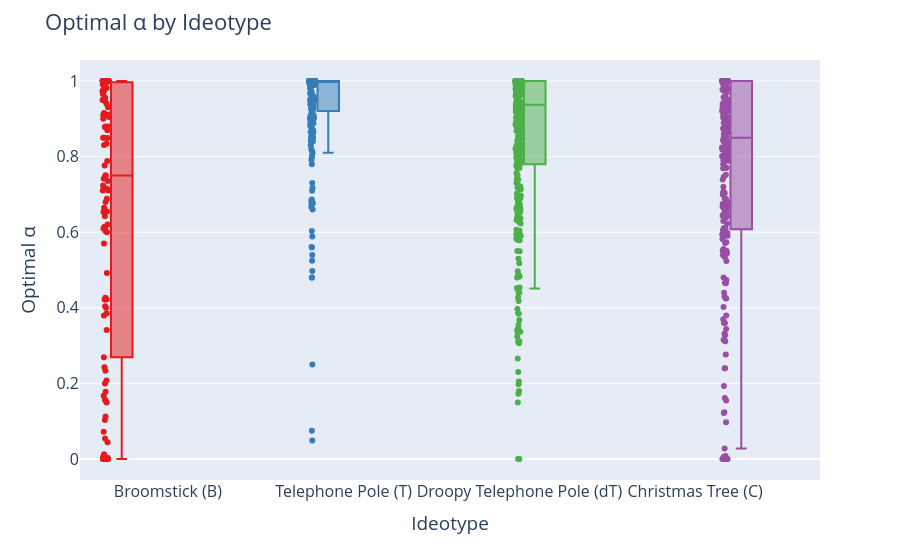

The cell this chart's notebook holds for it:
### Code cell
# Base boxplot (like boxen, shows distribution)
fig = px.box(
    ideotypes_df,
    x="ideotype label",
    y=alpha_column,
    color="ideotype label",                # hue
    points="all",                            # show all points like boxen
    color_discrete_sequence=px.colors.qualitative.Set1
)

# Layout tweaks
fig.update_layout(
    title="Optimal α by Ideotype",
    xaxis_title="Ideotype",
    yaxis_title="Optimal α",
    font=dict(size=16),
    boxmode="group",
    showlegend=False
)

fig.show()
fig.write_image("paper-figs/Ideotypes-Analysis/Optimal-alpha-by-Ideotype.pdf")

### Figure 1 — Plotly figure (JSON) as saved in the notebook; plotly's stock layout.template omitted (floating-point values rounded to 4 significant figures; data arrays with more than 128 entries replaced by an {"elided": "..."} marker saying what was removed)
{"data": [{"alignmentgroup": "True", "boxpoints": "all", "hovertemplate": "ideotype label=%{x}<br>min_alpha=%{y}<extra></extra>", "legendgroup": "Broomstick (B)", "marker": {"color": "rgb(228,26,28)"}, "name": "Broomstick (B)", "notched": false, "offsetgroup": "Broomstick (B)", "orientation": "v", "showlegend": true, "type": "box", "x": ["Broomstick (B)", "Broomstick (B)", "Broomstick (B)", "Broomstick (B)", "Broomstick (B)", "Broomstick (B)", "Broomstick (B)", "Broomstick (B)", "Broomstick (B)", "Broomstick (B)", "Broomstick (B)", "Broomstick (B)", "Broomstick (B)", "Broomstick (B)", "Broomstick (B)", "Broomstick (B)", "Broomstick (B)", "Broomstick (B)", "Broomstick (B)", "Broomstick (B)", "Broomstick (B)", "Broomstick (B)", "Broomstick (B)", "Broomstick (B)", "Broomstick (B)", "Broomstick (B)", "Broomstick (B)", "Broomstick (B)", "Broomstick (B)", "Broomstick (B)", "Broomstick (B)", "Broomstick (B)", "Broomstick (B)", "Broomstick (B)", "Broomstick (B)", "Broomstick (B)", "Broomstick (B)", "Broomstick (B)", "Broomstick (B)", "Broomstick (B)", "Broomstick (B)", "Broomstick (B)", "Broomstick (B)", "Broomstick (B)", "Broomstick (B)", "Broomstick (B)", "Broomstick (B)", "Broomstick (B)", "Broomstick (B)", "Broomstick (B)", "Broomstick (B)", "Broomstick (B)", "Broomstick (B)", "Broomstick (B)", "Broomstick (B)", "Broomstick (B)", "Broomstick (B)", "Broomstick (B)", "Broomstick (B)", "Broomstick (B)", "Broomstick (B)", "Broomstick (B)", "Broomstick (B)", "Broomstick (B)", "Broomstick (B)", "Broomstick (B)", "Broomstick (B)", "Broomstick (B)", "Broomstick (B)", "Broomstick (B)", "Broomstick (B)", "Broomstick (B)", "Broomstick (B)", "Broomstick (B)", "Broomstick (B)", "Broomstick (B)", "Broomstick (B)", "Broomstick (B)", "Broomstick (B)", "Broomstick (B)", "Broomstick (B)", "Broomstick (B)", "Broomstick (B)", "Broomstick (B)", "Broomstick (B)", "Broomstick (B)", "Broomstick (B)", "Broomstick (B)", "Broomstick (B)", "Broomstick (B)", "Broomstick (B)", "Broomstick (B)", "Broomstick (B)", "Broomstick (B)", "Broomstick (B)", "Broomstick (B)", "Broomstick (B)", "Broomstick (B)", "Broomstick (B)", "Broomstick (B)", "Broomstick (B)", "Broomstick (B)", "Broomstick (B)", "Broomstick (B)", "Broomstick (B)", "Broomstick (B)", "Broomstick (B)", "Broomstick (B)", "Broomstick (B)", "Broomstick (B)", "Broomstick (B)", "Broomstick (B)", "Broomstick (B)", "Broomstick (B)", "Broomstick (B)", "Broomstick (B)", "Broomstick (B)", "Broomstick (B)"], "x0": " ", "xaxis": "x", "y": [0.001966, 0.05436, 0.6, 0.57, 1.0, 1.0, 0.003097, 1.0, 1.0, 1.0, 0.9467, 0.6533, 0.1567, 1.0, 0.4919, 1.0, 0.0, 0.9733, 0.2689, 0.905, 1.0, 1.0, 0.4222, 0.71, 0.0, 0.9816, 0.4041, 0.9799, 0.9303, 0.7497, 0.0, 0.0, 1.0, 0.61, 0.6207, 0.6144, 1.0, 0.85, 0.2428, 1.0, 0.2, 0.2336, 0.0, 0.0, 0.9656, 0.3856, 1.0, 1.0, 0.1121, 0.04422, 0.005182, 0.8782, 0.849, 0.4, 0.7236, 0.103, 0.85, 0.1674, 1.0, 0.75, 0.07222, 0.01289, 0.0, 1.0, 1.0, 0.91, 0.9153, 0.1781, 0.94, 0.7416, 0.6644, 0.341, 0.0, 1.0, 0.4269, 0.8798, 0.6422, 0.9965, 1.0, 0.1535, 0.3797, 0.0, 1.0, 1.0, 0.8337, 0.7104, 0.0, 0.9111, 0.655, 0.1498, 0.7352, 1.0, 0.9999, 1.0, 0.9564, 0.7886, 0.9977, 0.61, 0.2078, 0.972, 0.9002, 0.9498, 0.8796, 0.6032, 0.9724, 1.0, 0.0, 0.87, 0.6886, 0.991, 0.8304, 0.7154, 0.4222, 1.0, 0.68, 0.7766, 1.0, 1.0], "y0": " ", "yaxis": "y"}, {"alignmentgroup": "True", "boxpoints": "all", "hovertemplate": "ideotype label=%{x}<br>min_alpha=%{y}<extra></extra>", "legendgroup": "Telephone Pole (T)", "marker": {"color": "rgb(55,126,184)"}, "name": "Telephone Pole (T)", "notched": false, "offsetgroup": "Telephone Pole (T)", "orientation": "v", "showlegend": true, "type": "box", "x": {"elided": "239 str values"}, "x0": " ", "xaxis": "x", "y": {"elided": "239 float values"}, "y0": " ", "yaxis": "y"}, {"alignmentgroup": "True", "boxpoints": "all", "hovertemplate": "ideotype label=%{x}<br>min_alpha=%{y}<extra></extra>", "legendgroup": "Droopy Telephone Pole (dT)", "marker": {"color": "rgb(77,175,74)"}, "name": "Droopy Telephone Pole (dT)", "notched": false, "offsetgroup": "Droopy Telephone Pole (dT)", "orientation": "v", "showlegend": true, "type": "box", "x": {"elided": "365 str values"}, "x0": " ", "xaxis": "x", "y": {"elided": "365 float values"}, "y0": " ", "yaxis": "y"}, {"alignmentgroup": "True", "boxpoints": "all", "hovertemplate": "ideotype label=%{x}<br>min_alpha=%{y}<extra></extra>", "legendgroup": "Christmas Tree (C)", "marker": {"color": "rgb(152,78,163)"}, "name": "Christmas Tree (C)", "notched": false, "offsetgroup": "Christmas Tree (C)", "orientation": "v", "showlegend": true, "type": "box", "x": {"elided": "232 str values"}, "x0": " ", "xaxis": "x", "y": {"elided": "232 float values"}, "y0": " ", "yaxis": "y"}], "layout": {"autosize": true, "boxmode": "group", "font": {"size": 16}, "legend": {"title": {"text": "ideotype label"}, "tracegroupgap": 0}, "margin": {"t": 60}, "showlegend": false, "title": {"text": "Optimal α by Ideotype"}, "xaxis": {"anchor": "y", "autorange": true, "categoryarray": ["Broomstick (B)", "Telephone Pole (T)", "Droopy Telephone Pole (dT)", "Christmas Tree (C)"], "categoryorder": "array", "domain": [0, 1], "range": [-0.5, 3.711], "title": {"text": "Ideotype"}, "type": "category"}, "yaxis": {"anchor": "x", "autorange": true, "domain": [0, 1], "range": [-0.05556, 1.056], "title": {"text": "Optimal α"}, "type": "linear"}}}
